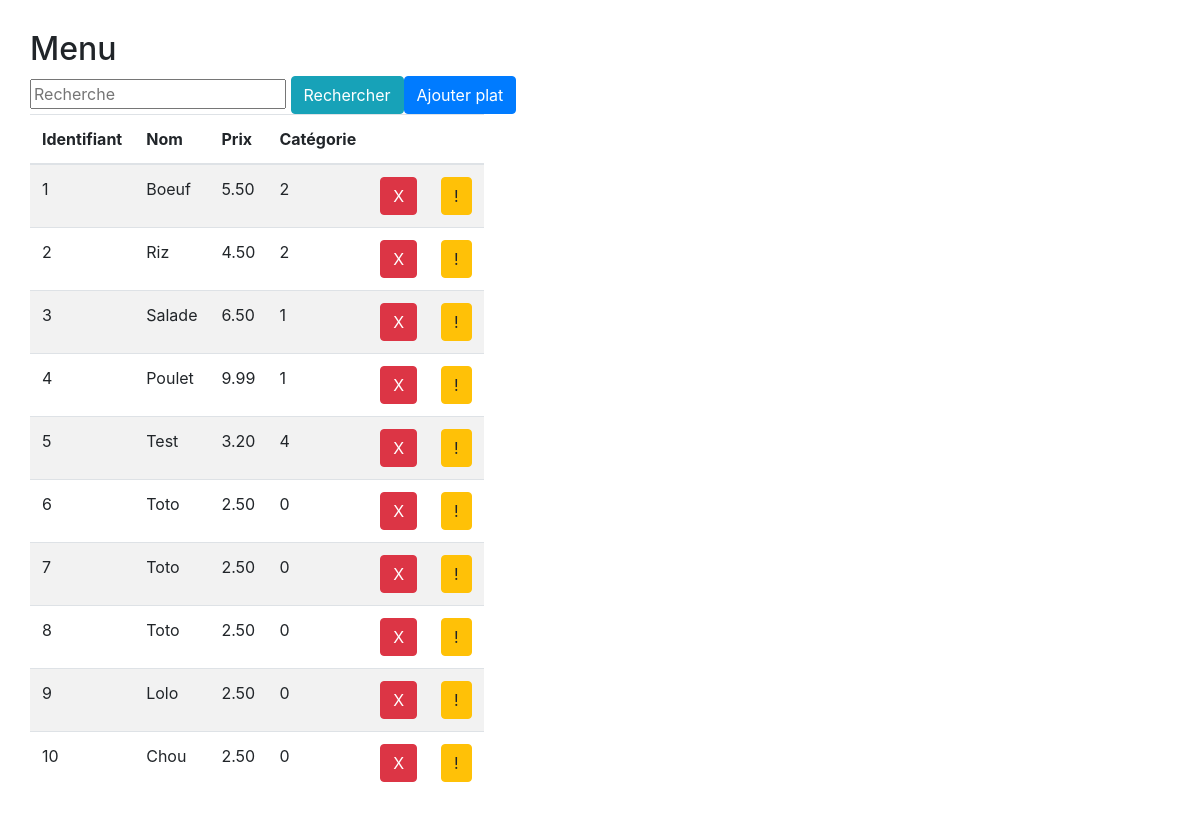
Page /list.php on the committed database.
### tables this page shows
CREATE TABLE `plat` (
  `id` int(11) NOT NULL,
  `nom` varchar(11) NOT NULL,
  `prix` decimal(5,2) NOT NULL,
  `categorie` int(11) NOT NULL
);

### list.php (the view, shortened to what this page needs)
<?php
    require_once 'connexion.php';
    $result = $pdo->prepare(
                                'SELECT *
                                FROM plat
                            ');
   $result->execute();
?>
<!DOCTYPE html>
<html lang="en">
<head>
    <link rel="stylesheet" href="https://stackpath.bootstrapcdn.com/bootstrap/4.1.3/css/bootstrap.min.css">
    <link rel="stylesheet" href="css/app.css">
</head>
<body>
    <main class="container">
        <h2>Menu</h2>
        <div class="row">
            <form action="list.php" method="POST">
                <input type="text" placeholder="Recherche" name="search">
                <input type="submit" class="btn btn-info" value="Rechercher">
            </form>
            <div>
                <button type="button" class="btn btn-primary" data-toggle="modal" data-target="#exampleModal">
                Ajouter plat
                </button>
            </div>
        </div>
        <div class="row">
            <table class="table table-striped table-responsive">
                <thead>
                    <th>Identifiant</th>
                    <th>Nom</th>
                    <th>Prix</th>
                    <th>Catégorie</th>
                    <th></th>
                    <th></th>
                </thead>
                <tbody>
                    <?php
                        while($plat =$result->fetch()){?>
                            <tr>
                                <td><?=$plat['id']?></td>
                                <td><?=$plat['nom']?></td>
                                <td><?=$plat['prix']?></td>
                                <td><?=$plat['categorie']?></td>
                                <td><a class="btn btn-danger" data-id=<?=$plat['id']?> href="supprimer.php?id=<?=$plat['id']?>">X</a></td>
                                <td><a class="btn btn-warning" href="modifierForm.php?id=<?=$plat['id']?>">!</a></td>
                            </tr>
                        <?php
                        }
                    ?>
                </tbody>
            </table>
        </div>
    </main>
</body>
</html>

### css/app.css (style rules this page uses)
body { margin:30px; }
#category, table tr>* { text-transform:capitalize; }
p.alert.alert-success, h2 { margin-left:-15px; }

### rows in the picture
plat: id "1", nom "Boeuf", prix "5.50", categorie "2"
plat: id "2", nom "Riz", prix "4.50", categorie "2"
plat: id "3", nom "Salade", prix "6.50", categorie "1"
plat: id "4", nom "Poulet", prix "9.99", categorie "1"
plat: id "5", nom "Test", prix "3.20", categorie "4"
plat: id "6", nom "Toto", prix "2.50", categorie "0"
plat: id "7", nom "Toto", prix "2.50", categorie "0"
plat: id "8", nom "Toto", prix "2.50", categorie "0"
plat: id "9", nom "Lolo", prix "2.50", categorie "0"
plat: id "10", nom "Chou", prix "2.50", categorie "0"
